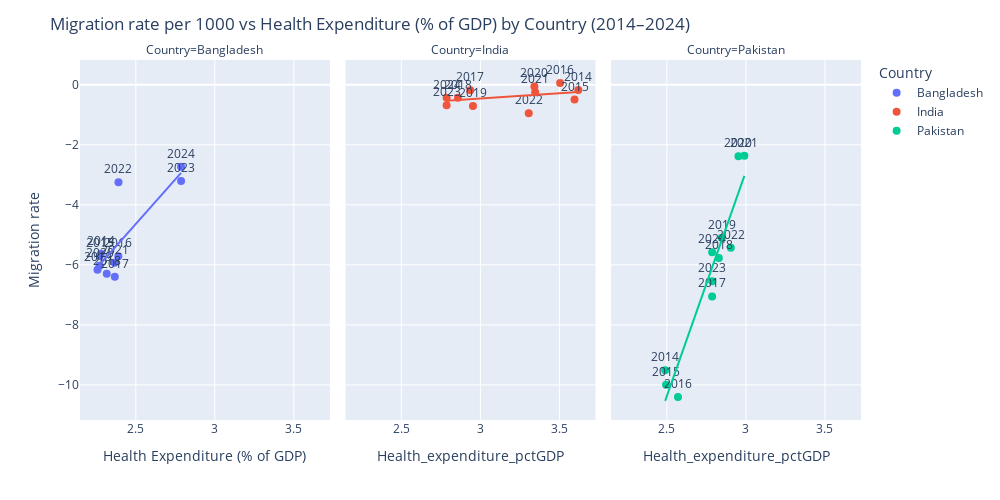

Notebook source saved alongside this figure:
### Markdown cell above
### Migration rate per 1000 vs Health Expenditure (% of GDP) by Country (2014–2024)

### Code cell
fig = px.scatter(
    df,
    x="Health_expenditure_pctGDP",
    y="Migration_rate_per_1000",
    color="Country",
    facet_col="Country",   # separate panel per country
    text="Year",           # label each point with year
    trendline="ols",       # regression line
    height=500,
    width=1000
)

fig.update_traces(marker=dict(size=8), textposition="top center")

fig.update_layout(
    title="Migration rate per 1000 vs Health Expenditure (% of GDP) by Country (2014–2024)",
    xaxis_title="Health Expenditure (% of GDP)",
    yaxis_title="Migration rate",
    legend_title="Country"
)

fig.show()

### Figure 1 — Plotly figure (JSON) as saved in the notebook; plotly's stock layout.template omitted (floating-point values rounded to 4 significant figures)
{"data": [{"hovertemplate": "Country=Bangladesh<br>Health_expenditure_pctGDP=%{x}<br>Migration_rate_per_1000=%{y}<br>Year=%{text}<extra></extra>", "legendgroup": "Bangladesh", "marker": {"color": "#636efa", "size": 8, "symbol": "circle"}, "mode": "markers+text", "name": "Bangladesh", "orientation": "v", "showlegend": true, "text": [2024.0, 2023.0, 2022.0, 2021.0, 2020.0, 2019.0, 2018.0, 2017.0, 2016.0, 2015.0, 2014.0], "textposition": "top center", "type": "scatter", "x": [2.786, 2.786, 2.39, 2.366, 2.271, 2.258, 2.316, 2.367, 2.389, 2.272, 2.279], "xaxis": "x", "y": [-2.727, -3.207, -3.247, -5.933, -6.028, -6.166, -6.293, -6.395, -5.713, -5.705, -5.629], "yaxis": "y"}, {"hovertemplate": "<b>OLS trendline</b><br>Migration_rate_per_1000 = 5.93437 * Health_expenditure_pctGDP + -19.4721<br>R<sup>2</sup>=0.682309<br><br>Country=Bangladesh<br>Health_expenditure_pctGDP=%{x}<br>Migration_rate_per_1000=%{y} <b>(trend)</b><extra></extra>", "legendgroup": "Bangladesh", "marker": {"color": "#636efa", "size": 8, "symbol": "circle"}, "mode": "lines", "name": "Bangladesh", "showlegend": false, "textposition": "top center", "type": "scatter", "x": [2.258, 2.271, 2.272, 2.279, 2.316, 2.366, 2.367, 2.389, 2.39, 2.786, 2.786], "xaxis": "x", "y": [-6.074, -5.997, -5.988, -5.947, -5.727, -5.434, -5.424, -5.293, -5.287, -2.936, -2.936], "yaxis": "y"}, {"hovertemplate": "Country=India<br>Health_expenditure_pctGDP=%{x}<br>Migration_rate_per_1000=%{y}<br>Year=%{text}<extra></extra>", "legendgroup": "India", "marker": {"color": "#EF553B", "size": 8, "symbol": "circle"}, "mode": "markers+text", "name": "India", "orientation": "v", "showlegend": true, "text": [2024.0, 2023.0, 2022.0, 2021.0, 2020.0, 2019.0, 2018.0, 2017.0, 2016.0, 2015.0, 2014.0], "textposition": "top center", "type": "scatter", "x": [2.786, 2.786, 3.306, 3.347, 3.341, 2.953, 2.858, 2.936, 3.504, 3.596, 3.62], "xaxis": "x2", "y": [-0.4348, -0.6809, -0.9495, -0.2467, -0.05262, -0.7048, -0.429, -0.1851, 0.06045, -0.4933, -0.1732], "yaxis": "y2"}, {"hovertemplate": "<b>OLS trendline</b><br>Migration_rate_per_1000 = 0.349812 * Health_expenditure_pctGDP + -1.50407<br>R<sup>2</sup>=0.139038<br><br>Country=India<br>Health_expenditure_pctGDP=%{x}<br>Migration_rate_per_1000=%{y} <b>(trend)</b><extra></extra>", "legendgroup": "India", "marker": {"color": "#EF553B", "size": 8, "symbol": "circle"}, "mode": "lines", "name": "India", "showlegend": false, "textposition": "top center", "type": "scatter", "x": [2.786, 2.786, 2.858, 2.936, 2.953, 3.306, 3.341, 3.347, 3.504, 3.596, 3.62], "xaxis": "x2", "y": [-0.5294, -0.5294, -0.5041, -0.477, -0.4711, -0.3476, -0.3352, -0.3333, -0.2782, -0.2463, -0.2379], "yaxis": "y2"}, {"hovertemplate": "Country=Pakistan<br>Health_expenditure_pctGDP=%{x}<br>Migration_rate_per_1000=%{y}<br>Year=%{text}<extra></extra>", "legendgroup": "Pakistan", "marker": {"color": "#00cc96", "size": 8, "symbol": "circle"}, "mode": "markers+text", "name": "Pakistan", "orientation": "v", "showlegend": true, "text": [2024.0, 2023.0, 2022.0, 2021.0, 2020.0, 2019.0, 2018.0, 2017.0, 2016.0, 2015.0, 2014.0], "textposition": "top center", "type": "scatter", "x": [2.786, 2.786, 2.904, 2.99, 2.953, 2.847, 2.828, 2.786, 2.57, 2.495, 2.489], "xaxis": "x3", "y": [-5.576, -6.544, -5.427, -2.362, -2.38, -5.101, -5.771, -7.052, -10.4, -9.997, -9.511], "yaxis": "y3"}, {"hovertemplate": "<b>OLS trendline</b><br>Migration_rate_per_1000 = 14.9616 * Health_expenditure_pctGDP + -47.7729<br>R<sup>2</sup>=0.905747<br><br>Country=Pakistan<br>Health_expenditure_pctGDP=%{x}<br>Migration_rate_per_1000=%{y} <b>(trend)</b><extra></extra>", "legendgroup": "Pakistan", "marker": {"color": "#00cc96", "size": 8, "symbol": "circle"}, "mode": "lines", "name": "Pakistan", "showlegend": false, "textposition": "top center", "type": "scatter", "x": [2.489, 2.495, 2.57, 2.786, 2.786, 2.786, 2.828, 2.847, 2.904, 2.953, 2.99], "xaxis": "x3", "y": [-10.53, -10.44, -9.318, -6.085, -6.084, -6.084, -5.455, -5.172, -4.319, -3.595, -3.035], "yaxis": "y3"}], "layout": {"annotations": [{"font": {}, "showarrow": false, "text": "Country=Bangladesh", "x": 0.16, "xanchor": "center", "xref": "paper", "y": 1, "yanchor": "bottom", "yref": "paper"}, {"font": {}, "showarrow": false, "text": "Country=India", "x": 0.5, "xanchor": "center", "xref": "paper", "y": 1, "yanchor": "bottom", "yref": "paper"}, {"font": {}, "showarrow": false, "text": "Country=Pakistan", "x": 0.84, "xanchor": "center", "xref": "paper", "y": 1, "yanchor": "bottom", "yref": "paper"}], "height": 500, "legend": {"title": {"text": "Country"}, "tracegroupgap": 0}, "margin": {"t": 60}, "title": {"text": "Migration rate per 1000 vs Health Expenditure (% of GDP) by Country (2014–2024)"}, "width": 1000, "xaxis": {"anchor": "y", "domain": [0, 0.32], "title": {"text": "Health Expenditure (% of GDP)"}}, "xaxis2": {"anchor": "y2", "domain": [0.34, 0.66], "matches": "x", "title": {"text": "Health_expenditure_pctGDP"}}, "xaxis3": {"anchor": "y3", "domain": [0.68, 1.0], "matches": "x", "title": {"text": "Health_expenditure_pctGDP"}}, "yaxis": {"anchor": "x", "domain": [0, 1], "title": {"text": "Migration rate"}}, "yaxis2": {"anchor": "x2", "domain": [0, 1], "matches": "y", "showticklabels": false}, "yaxis3": {"anchor": "x3", "domain": [0, 1], "matches": "y", "showticklabels": false}}}
